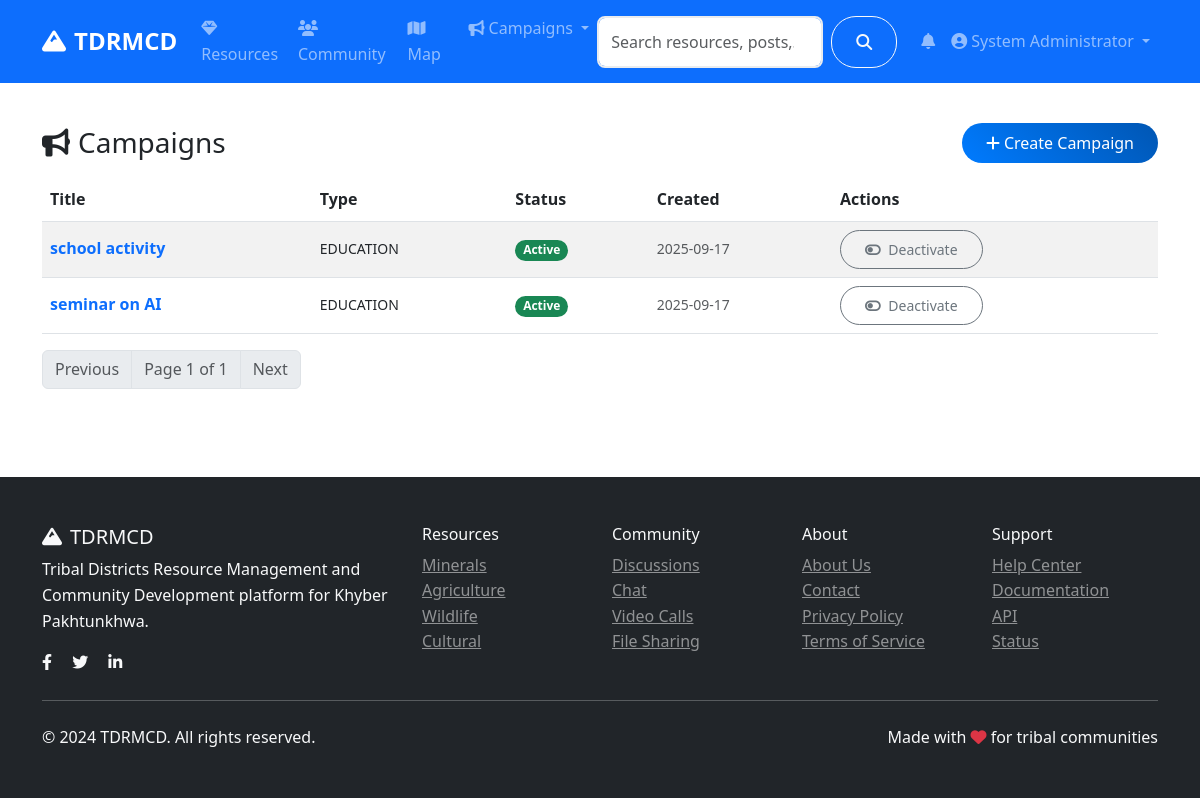
/admin/campaigns (signed in), run on an earlier commit of the app's database.
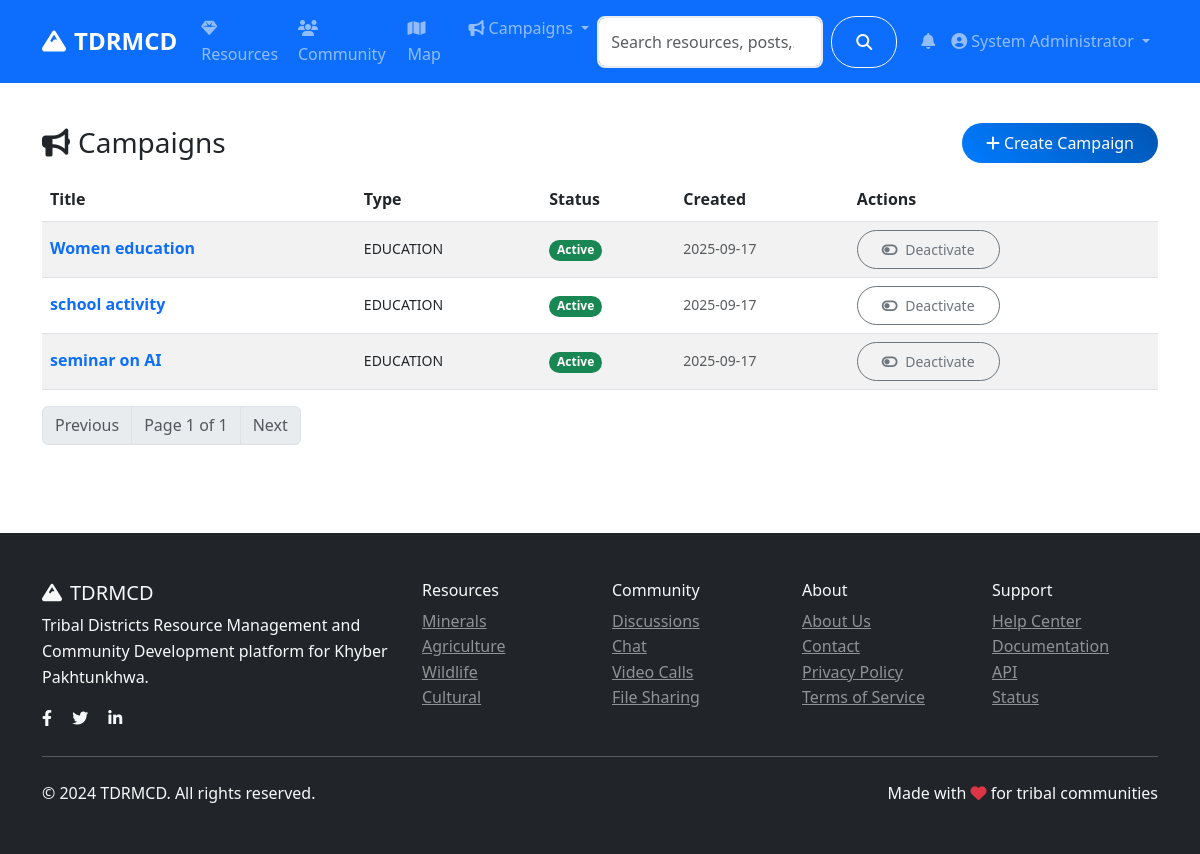
And on a later commit of the database.
### models.py (models this page shows, shortened)
class Campaign(db.Model):
    id = db.Column(db.Integer, primary_key=True)
    title = db.Column(db.String(200), nullable=False)
    description = db.Column(db.Text, nullable=False)
    content = db.Column(db.Text, nullable=False)
    campaign_type = db.Column(db.String(50), nullable=False)  # education, health, sustainability
    target_audience = db.Column(db.String(100))
    image_url = db.Column(db.String(200))
    video_url = db.Column(db.String(200))
    is_active = db.Column(db.Boolean, default=True)
    start_date = db.Column(db.DateTime)
    end_date = db.Column(db.DateTime)
    created_by = db.Column(db.Integer, db.ForeignKey('user.id'), nullable=False)
    created_at = db.Column(db.DateTime, default=datetime.utcnow)
    updated_at = db.Column(db.DateTime, default=datetime.utcnow, onupdate=datetime.utcnow)
    creator = db.relationship('User', backref='campaigns')

### routes/admin.py (the view)
@admin_bp.route('/campaigns')
@login_required
@admin_required
def campaigns():
    page = request.args.get('page', 1, type=int)
    campaigns = Campaign.query.order_by(Campaign.created_at.desc()).paginate(
        page=page, per_page=20, error_out=False
    )
    return render_template('admin/campaigns.html', campaigns=campaigns)

### app.py (called while the page is built)
@login_manager.user_loader
def load_user(user_id):
    return User.query.get(int(user_id))

### models.py (called while the page is built)
    def get_full_name(self):
        return f"{self.first_name} {self.last_name}"

    def is_admin(self):
        return self.role == 'admin'

### routes/admin.py (called while the page is built)
def admin_required(f):
    @wraps(f)
    def decorated_function(*args, **kwargs):
        if not current_user.is_authenticated or not current_user.is_admin():
            flash('Access denied. Admin privileges required.', 'error')
            return redirect(url_for('main.index'))
        return f(*args, **kwargs)
    return decorated_function

### templates/admin/campaigns.html (shortened to what this page needs)
{% extends "base.html" %}
{% block content %}
<div class="container py-4">
    <div class="d-flex justify-content-between align-items-center mb-3">
        <h3 class="mb-0"><i class="fas fa-bullhorn me-2"></i>Campaigns</h3>
        <a href="{{ url_for('admin.create_campaign') }}" class="btn btn-primary">
            <i class="fas fa-plus me-1"></i>Create Campaign
        </a>
    </div>
    {% if campaigns and campaigns.items %}
    <div class="table-responsive">
        <table class="table table-striped align-middle">
            <thead>
                <tr>
                    <th>Title</th>
                    <th>Type</th>
                    <th>Status</th>
                    <th>Created</th>
                    <th>Actions</th>
                </tr>
            </thead>
            <tbody>
                {% for c in campaigns.items %}
                <tr>
                    <td class="fw-semibold">
                        <a href="{{ url_for('main.campaign_detail', campaign_id=c.id) }}" class="text-decoration-none">{{ c.title }}</a>
                    </td>
                    <td class="text-uppercase small">{{ c.campaign_type }}</td>
                    <td>
                        <span class="badge bg-{{ 'success' if c.is_active else 'secondary' }}">
                            {{ 'Active' if c.is_active else 'Inactive' }}
                        </span>
                    </td>
                    <td class="small text-muted">{{ c.created_at.strftime('%Y-%m-%d') if c.created_at }}</td>
                    <td>
                        <form action="{{ url_for('admin.toggle_campaign', campaign_id=c.id) }}" method="post" class="d-inline">
                            <button class="btn btn-sm btn-outline-{{ 'secondary' if c.is_active else 'success' }}" type="submit">
                                <i class="fas fa-toggle-{{ 'off' if c.is_active else 'on' }} me-1"></i>
                                {{ 'Deactivate' if c.is_active else 'Activate' }}
                            </button>
                        </form>
                    </td>
                </tr>
                {% endfor %}
            </tbody>
        </table>
    </div>
    <nav aria-label="Pagination">
        <ul class="pagination">
            {% if campaigns.has_prev %}
            <li class="page-item"><a class="page-link" href="{{ url_for('admin.campaigns', page=campaigns.prev_num) }}">Previous</a></li>
            {% else %}
            <li class="page-item disabled"><span class="page-link">Previous</span></li>
            {% endif %}
            <li class="page-item disabled"><span class="page-link">Page {{ campaigns.page }} of {{ campaigns.pages }}</span></li>
            {% if campaigns.has_next %}
            <li class="page-item"><a class="page-link" href="{{ url_for('admin.campaigns', page=campaigns.next_num) }}">Next</a></li>
            {% else %}
            <li class="page-item disabled"><span class="page-link">Next</span></li>
            {% endif %}
        </ul>
    </nav>
    {% else %}
    <div class="alert alert-info">No campaigns yet. Click "Create Campaign" to add one.</div>
    {% endif %}
</div>
{% endblock %}

What changed in the data, as far as the page shows it:
added Campaign: title "Women education", campaign_type "EDUCATION", is_active "Active", created_at "2025-09-17", is_active "Deactivate"
